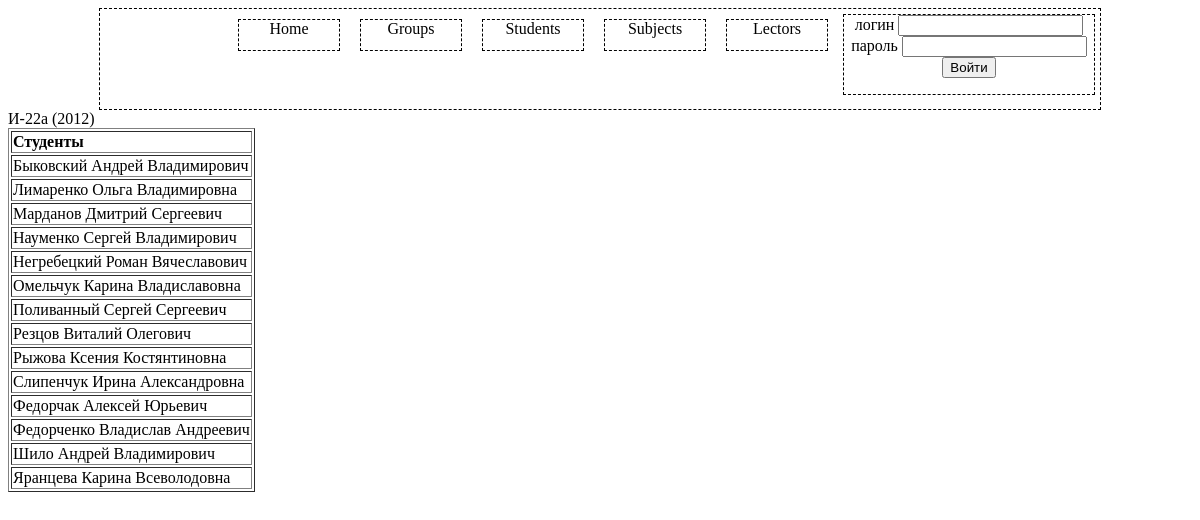
/IT_Project/groups_details.php?groupId=5, run on the app's committed database.
### tables this page shows
CREATE TABLE IF NOT EXISTS `students` (
  `student_id` int(10) NOT NULL AUTO_INCREMENT,
  `student_name` text,
  `student_notes` text,
  `student_email` text,
  `parent_email` text NOT NULL,
  `group_id` int(10) DEFAULT NULL,
  PRIMARY KEY (`student_id`),
  KEY `students_fk1` (`group_id`)
);

### IT_Project/groups_details.php (the view, shortened to what this page needs)
<?
	include('index.php');
	  $groupId=$_GET['groupId'];
		echo "<table border = 1>";
		echo "<tr>";
	   echo "<td>";
	   echo  "<b>" ."Студенты" ."</b>";
	   echo "</td>";
	   echo "</tr>";
		$queryStudent = "Select * from students where group_id=".$groupId;
	    $result=mysql_query($queryStudent);
			while($row = mysql_fetch_array($result)){
				echo "<tr>";
				echo"<td>";
				echo "<a href=\"recordbook.php?studentId=".$row['student_id']."&groupId=".$row['group_id']."\">". $row['student_name']."</a>";
				echo"</td>";
				echo "</tr>";
			}
		echo "</table>";
?>

### IT_Project/index.php (shortened to what this page needs)
<html>
<head>
  <link rel="stylesheet" type="text/css" href="css/index.css">
</head>
<body>
<center>
<div class="all">
<div class ="auth">
		<?
		if (!empty($_SESSION['id']))
		{
				echo '<div>';
				echo '<label>логин </label>';
			print_r ($_SESSION['login']);
			echo '</div>';
			echo '<a href="registration/logout.php">Завершить сеанс</a>';
		}
		else
		{
		echo '<form action="registration/form_auth.php" METHOD="POST">
			<div>
				<label>логин</label>
				<input name="login" type="text" />
			</div>
			<div>
				<label>пароль</label>
				<input name="password" type="password" />
			</div>
			<div>
				<input value="Войти" type="submit" />
				</div>
		</form>' ;
		}
		?>
</div>
<div class="links">
<a href="lectors.php" target="_self" >Lectors</a>
</div>
<div class="links">
<a href="subjects.php">Subjects</a>
</div>
<div class="links">
<a href="students.php">Students</a>
</div>
<div class="links">
<a href="groups.php">Groups</a>
</div>
<div class="links">
<a href="index.php">Home</a>
</div>
</div>
</center>
</body>
</html>
</html>

### IT_Project/css/index.css (style rules this page uses)
.all { width: 1000px; border: 1px dashed black; }
.links { border: 1px dashed black; width: 100px; height: 30px; margin:10px; float:right; }
.links a { margin-top:15px; text-decoration: none; color: #000; }
.auth { margin: 5px; border: 1px dashed black; width: 250px; float:right; }
a { margin-top:15px; text-decoration: none; color: #000; }

### data on the page
students: student_name "Быковский Андрей Владимирович"
students: student_name "Лимаренко Ольга Владимировна"
students: student_name "Марданов Дмитрий Сергеевич"
students: student_name "Науменко Сергей Владимирович"
students: student_name "Негребецкий Роман Вячеславович"
students: student_name "Омельчук Карина Владиславовна"
students: student_name "Поливанный Сергей Сергеевич"
students: student_name "Резцов Виталий Олегович"
students: student_name "Рыжова Ксения Костянтиновна"
students: student_name "Слипенчук Ирина Александровна"
students: student_name "Федорчак Алексей Юрьевич"
students: student_name "Федорченко Владислав Андреевич"
students: student_name "Шило Андрей Владимирович"
students: student_name "Яранцева Карина Всеволодовна"
